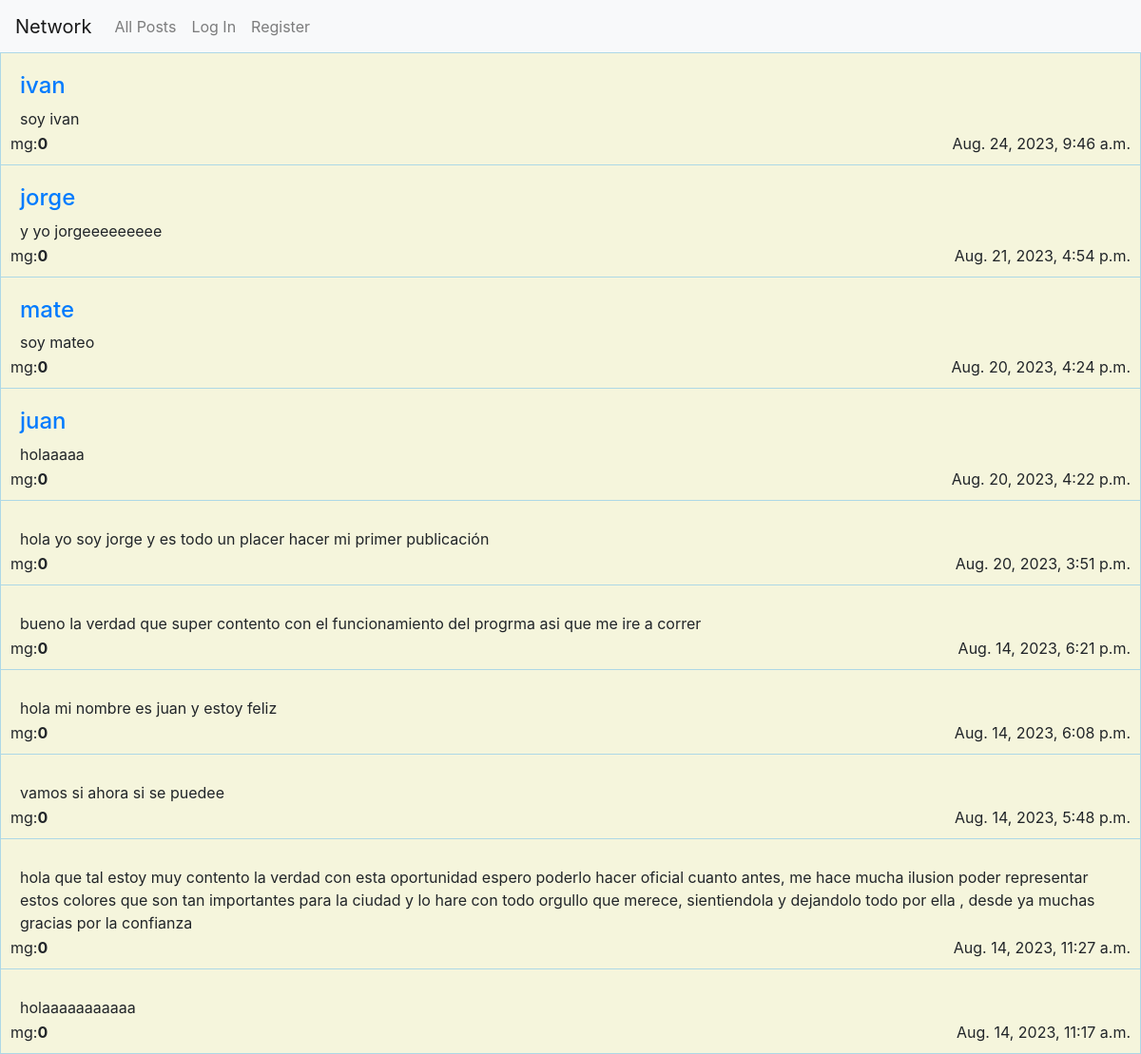
The page / on the database its author committed.
### network/models.py (models this page shows, shortened)
class Post(models.Model):
    id_user = models.ForeignKey(User, on_delete=models.SET_NULL, null=True, default=None)
    content = models.CharField(max_length=10000)
    date = models.DateTimeField(auto_now_add=True)
    mg = models.IntegerField(default=0)

class User(AbstractUser):
    pass

### network/views.py (the view)
# urls.py: path("", views.index, name="index"),
def index(request):
    posts = Post.objects.all()
    posts_order = sorted(posts, key=lambda x: x.date, reverse=True)
    return render(request, "network/index.html", {
        "posts": posts_order
    })

### network/templates/network/index.html
{% extends "network/layout.html" %}
{% load static %}
{% block body %}
    {% for post in posts%}
    <div class="post_index">
        <h4> <a href="user/{{post.id_user.id}}"> {{post.id_user.username}}</a></h4>
        <p>{{post.content}} </p>
        <p class="date">{{post.date}} </p>
        <p class="mg">mg:<b>{{post.mg}}</b>  </p>
    </div>
    {% endfor %}
{% endblock %}

### network/static/network/styles.css (style rules this page uses)
.post_index { position: relative; margin: 0; margin-top: -1px; padding: 20px; border: 1px solid lightblue; background-color: beige; box-sizing: border-box; }
.date { position: absolute; bottom: 0; right: 0; margin: 10px; }
.mg { position: absolute; bottom: 0; left: 0; margin: 10px; }

### rows shown on the page
Post: id_user.username "ivan", content "soy ivan", date "Aug. 24, 2023, 9:46 a.m.", mg "0"
Post: id_user.username "jorge", content "y yo jorgeeeeeeeee", date "Aug. 21, 2023, 4:54 p.m.", mg "0"
Post: id_user.username "mate", content "soy mateo", date "Aug. 20, 2023, 4:24 p.m.", mg "0"
Post: id_user.username "juan", content "holaaaaa", date "Aug. 20, 2023, 4:22 p.m.", mg "0"
Post: content "hola yo soy jorge y es todo un placer hacer mi primer publicación", date "Aug. 20, 2023, 3:51 p.m.", mg "0"
Post: content "bueno la verdad que super contento con el funcionamiento del progrma asi que me ire a correr", date "Aug. 14, 2023, 6:21 p.m.", mg "0"
Post: content "hola mi nombre es juan y estoy feliz", date "Aug. 14, 2023, 6:08 p.m.", mg "0"
Post: content "vamos si ahora si se puedee", date "Aug. 14, 2023, 5:48 p.m.", mg "0"
Post: content "hola que tal estoy muy contento la verdad con esta oportunidad espero poderlo hacer oficial cuanto antes, me hace mucha ilusion poder representar estos colores que son tan importantes para la ciudad y lo hare con todo orgullo que merece, sientiendola y dejandolo todo por ella , desde ya muchas gracias por la confianza", date "Aug. 14, 2023, 11:27 a.m.", mg "0"
Post: content "holaaaaaaaaaaa", date "Aug. 14, 2023, 11:17 a.m.", mg "0"
